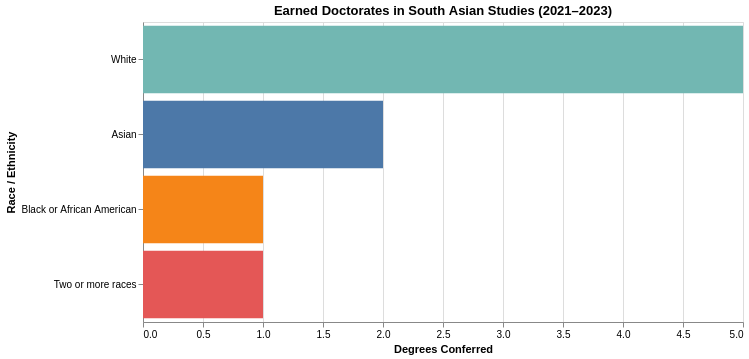

Notebook source saved alongside this figure:
### Markdown cell above
<div class="text-box">
    
## Earned Doctorates in South Asian Studies by Race/Ethnicity

### Code cell
#| code-fold: true


majors = [
'16.07 - South Asian Languages, Literatures, and Linguistics.',
'05.0112 - South Asian Studies.'

]

majors_df = (
     df[df["Major"].isin(majors)]
    .groupby(["Major", "Race and Ethnicity"])["Awards/Degrees Conferred"]
    .sum()
    .reset_index()
)


overall = (
    majors_df.groupby("Race and Ethnicity")["Awards/Degrees Conferred"]
    .sum()
    .reset_index()
)
overall["Major"] = "All Earned Doctorates in South Asian Studies (total)"
majors_df = pd.concat([majors_df, overall], ignore_index=True)


major_dropdown = alt.binding_select(
    options=majors_df["Major"].unique().tolist(),
    name="Select Major: "
)
major_param = alt.param(
    name="Major",
    bind=major_dropdown,
    value="All Earned Doctorates in South Asian Studies (total)"
)


chart = (
    alt.Chart(majors_df)
    .add_params(major_param)
    .transform_filter(
        alt.datum.Major == major_param
    )
    .mark_bar()
    .encode(
        x=alt.X("Awards/Degrees Conferred:Q", title="Degrees Conferred"),
        y=alt.Y("Race and Ethnicity:N", sort="-x", title="Race / Ethnicity"),
        color=alt.Color("Race and Ethnicity:N", legend=None),
        tooltip=["Race and Ethnicity:N", "Awards/Degrees Conferred:Q"]
    )
    .properties(
        title="Earned Doctorates in South Asian Studies (2021–2023)",
        width=600,
        height=300
    )
)



chart

### Figure 1 — Vega-Lite specification as saved in the notebook (floating-point values rounded to 4 significant figures)
{"config": {"view": {"continuousWidth": 300, "continuousHeight": 300}}, "data": {"name": "data-f55ec637cb73400875a54fd9e9b34b35"}, "mark": {"type": "bar"}, "encoding": {"color": {"field": "Race and Ethnicity", "legend": null, "type": "nominal"}, "tooltip": [{"field": "Race and Ethnicity", "type": "nominal"}, {"field": "Awards/Degrees Conferred", "type": "quantitative"}], "x": {"field": "Awards/Degrees Conferred", "title": "Degrees Conferred", "type": "quantitative"}, "y": {"field": "Race and Ethnicity", "sort": "-x", "title": "Race / Ethnicity", "type": "nominal"}}, "height": 300, "params": [{"name": "Major", "bind": {"input": "select", "options": ["05.0112 - South Asian Studies.", "16.07 - South Asian Languages, Literatures, and Linguistics.", "All Earned Doctorates in South Asian Studies (total)"], "name": "Select Major: "}, "value": "All Earned Doctorates in South Asian Studies (total)"}], "title": "Earned Doctorates in South Asian Studies (2021–2023)", "transform": [{"filter": "(datum.Major === Major)"}], "width": 600, "$schema": "https://vega.github.io/schema/vega-lite/v5.14.1.json", "datasets": {"data-f55ec637cb73400875a54fd9e9b34b35": [{"Major": "05.0112 - South Asian Studies.", "Race and Ethnicity": "Asian", "Awards/Degrees Conferred": 2}, {"Major": "05.0112 - South Asian Studies.", "Race and Ethnicity": "Black or African American", "Awards/Degrees Conferred": 1}, {"Major": "05.0112 - South Asian Studies.", "Race and Ethnicity": "White", "Awards/Degrees Conferred": 3}, {"Major": "16.07 - South Asian Languages, Literatures, and Linguistics.", "Race and Ethnicity": "Two or more races", "Awards/Degrees Conferred": 1}, {"Major": "16.07 - South Asian Languages, Literatures, and Linguistics.", "Race and Ethnicity": "White", "Awards/Degrees Conferred": 2}, {"Major": "All Earned Doctorates in South Asian Studies (total)", "Race and Ethnicity": "Asian", "Awards/Degrees Conferred": 2}, {"Major": "All Earned Doctorates in South Asian Studies (total)", "Race and Ethnicity": "Black or African American", "Awards/Degrees Conferred": 1}, {"Major": "All Earned Doctorates in South Asian Studies (total)", "Race and Ethnicity": "Two or more races", "Awards/Degrees Conferred": 1}, {"Major": "All Earned Doctorates in South Asian Studies (total)", "Race and Ethnicity": "White", "Awards/Degrees Conferred": 5}]}}
